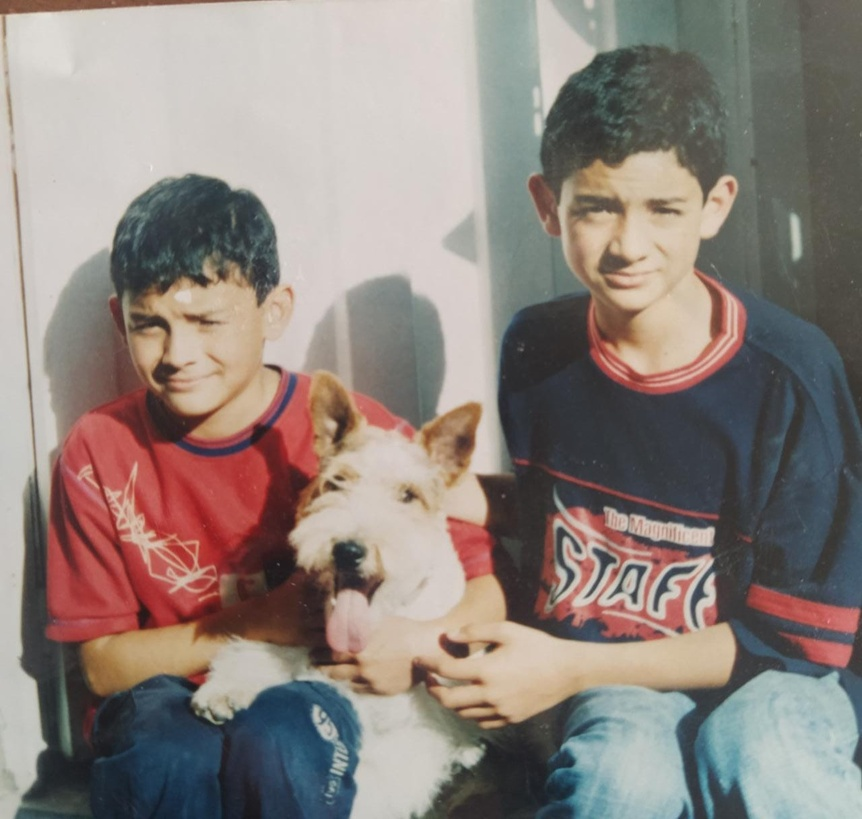
#> input picture python/opencv/fig/fig16.jpg, 862 x 819 px, shrunk from 1280 x 1216 before the run
$ python join_images.py
#> lines starting #> are read from the running program, lines starting #| are printed output that depends on the picture
import cv2
import numpy as np

#read image
img = cv2.imread("fig/fig16.jpg")
#> img is the input picture: shape (819, 862, 3); mean B, G, R 125.1, 130.8, 141.7

#STACK IMAGES TOGETHER
imgHor = np.hstack((img, img))
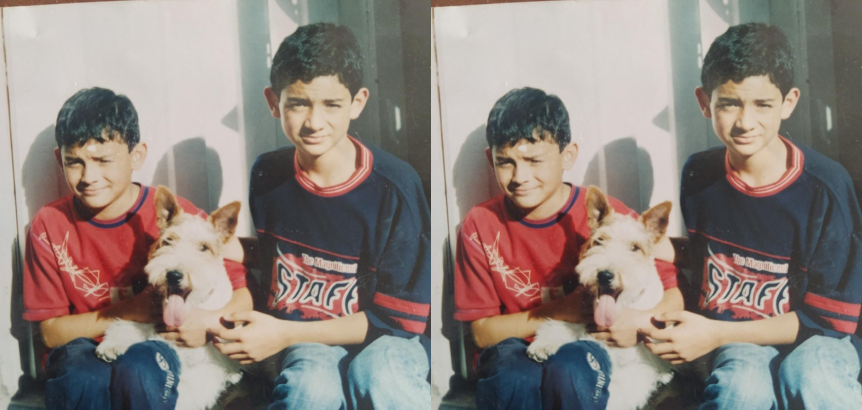
#> imgHor: shape (819, 1724, 3) (shown at 1/2 size); mean B, G, R 125.1, 130.8, 141.7

imgVer = np.vstack((imgHor,imgHor))
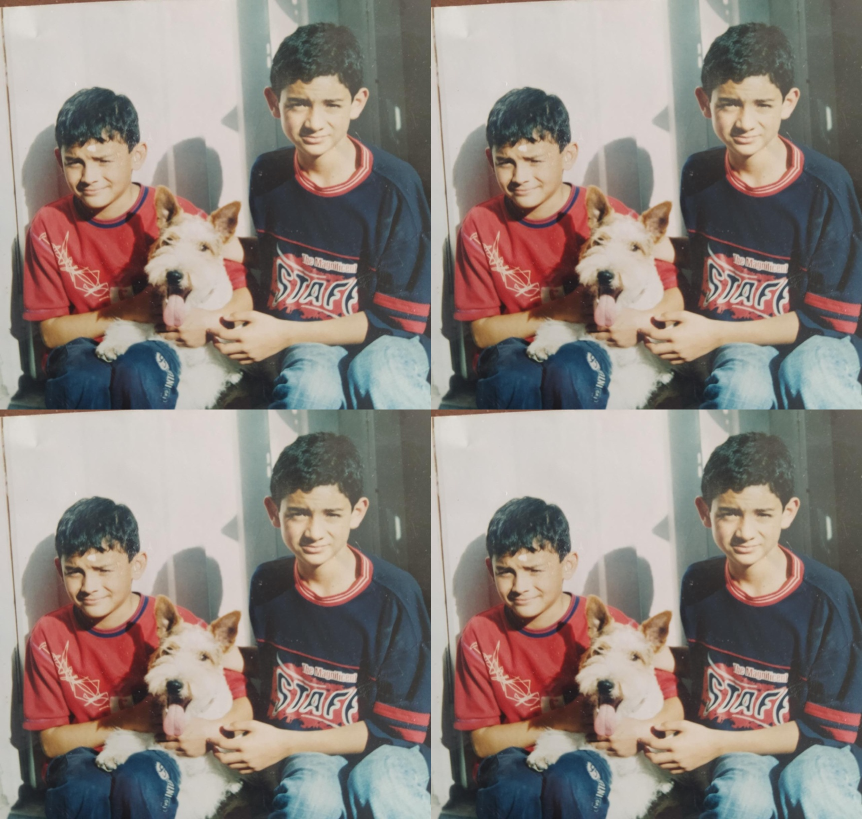
#> imgVer: shape (1638, 1724, 3) (shown at 1/2 size); mean B, G, R 125.1, 130.8, 141.7

#TODO: code stackImages function to stack an array of images
#imgStack = np.stackImages(0.5, ([img,img,img],[img,img,img]))

cv2.imshow("Stack", imgHor)
cv2.waitKey(0)
cv2.imshow("Stack", imgVer)
cv2.waitKey(0)
#> (the run stopped early here; a loop or call above may not have finished)

$ run again, with python/opencv/fig/fig1.jpg copied over python/opencv/fig/fig16.jpg
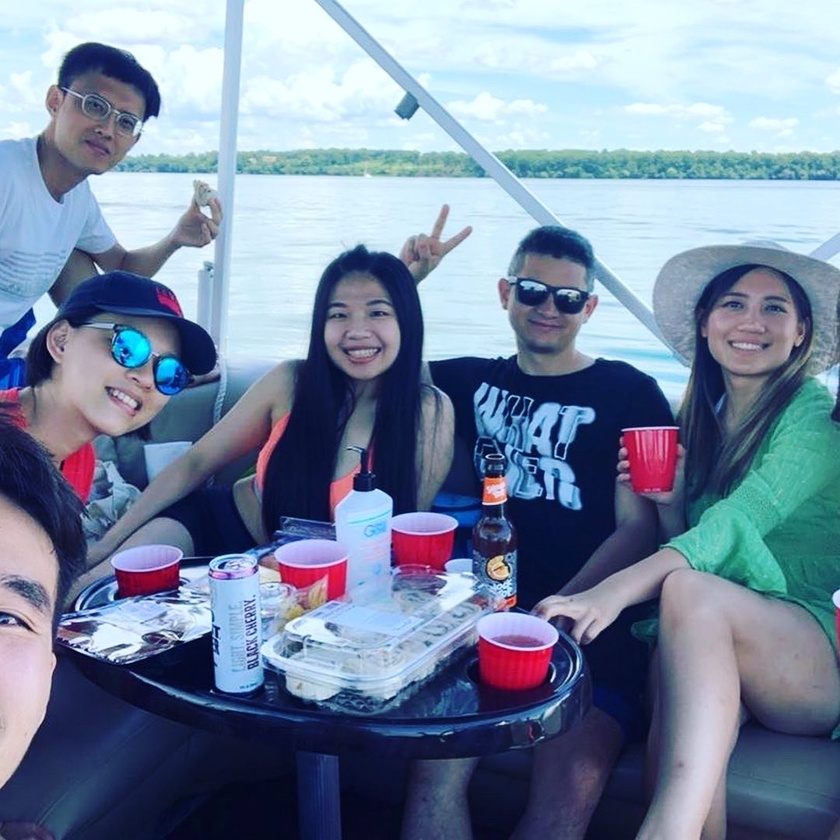
#> input picture python/opencv/fig/fig1.jpg, 840 x 840 px, shrunk from 1080 x 1080 before the run
#> img is the input picture: shape (840, 840, 3); mean B, G, R 160.4, 135.7, 119.3
#> `imgHor = np.hstack((img, img))`:
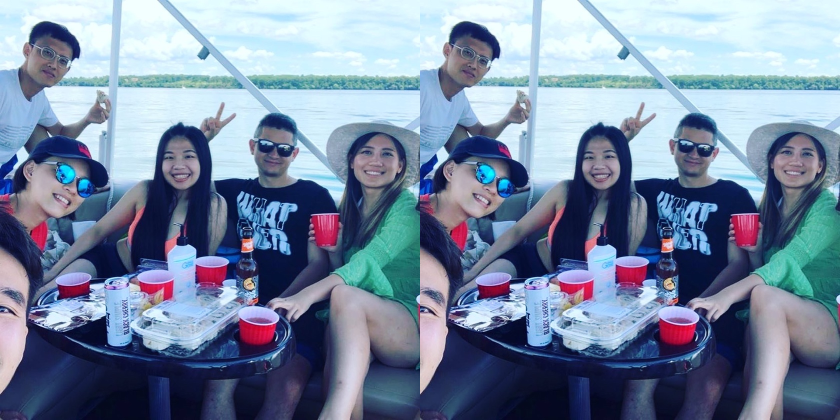
#> imgHor: shape (840, 1680, 3) (shown at 1/2 size); mean B, G, R 160.4, 135.7, 119.3
#> `imgVer = np.vstack((imgHor,imgHor))`:
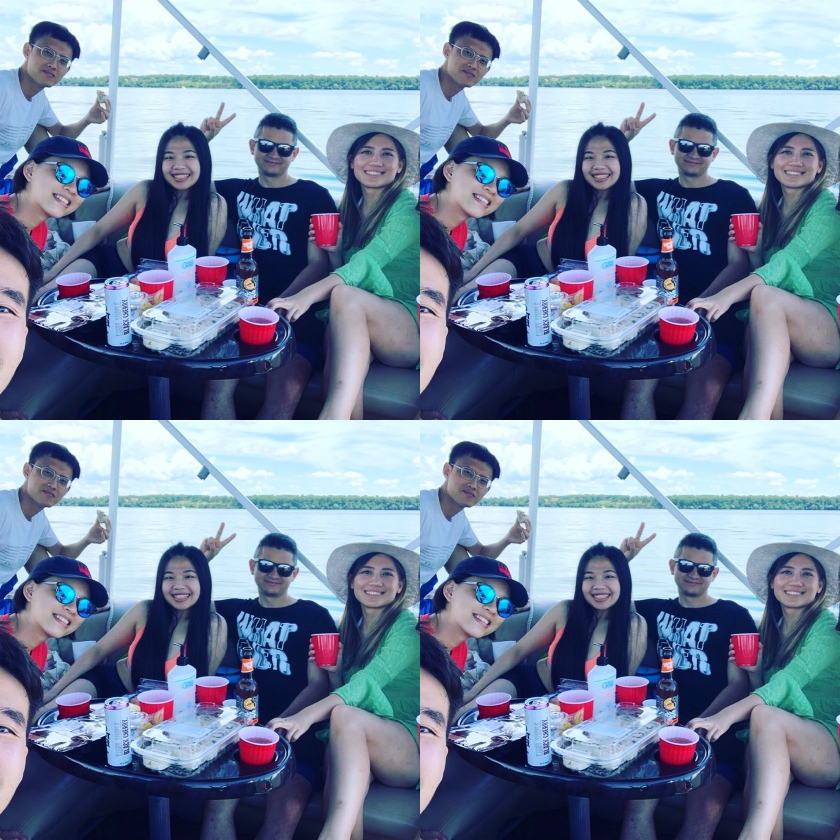
#> imgVer: shape (1680, 1680, 3) (shown at 1/2 size); mean B, G, R 160.4, 135.7, 119.3

$ run again, with python/opencv/fig/fig10.jpg copied over python/opencv/fig/fig16.jpg
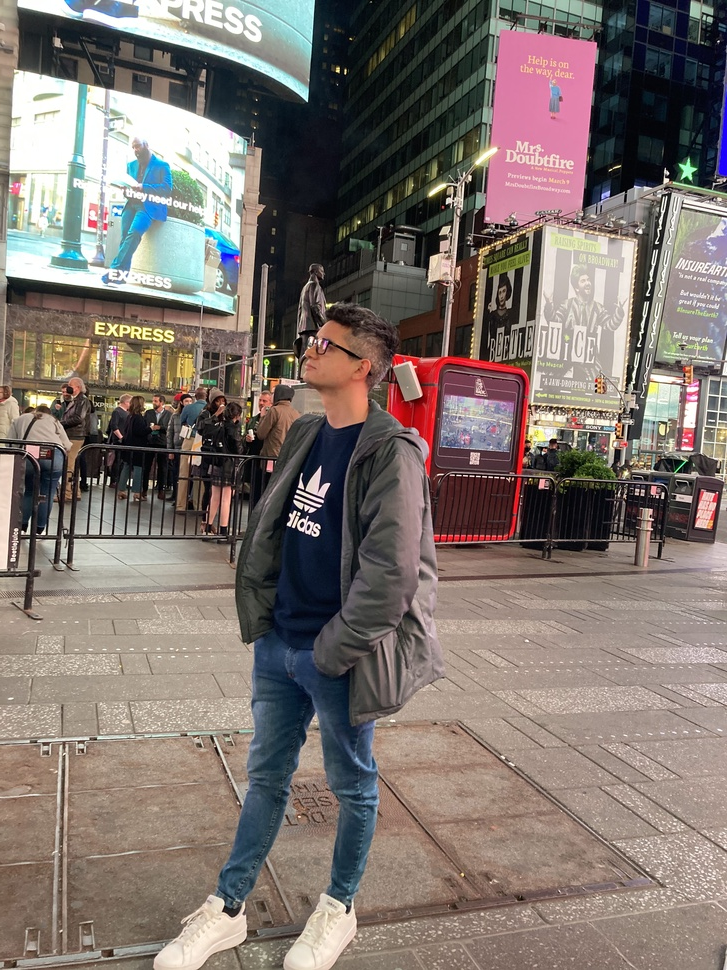
#> input picture python/opencv/fig/fig10.jpg, 727 x 970 px, shrunk from 3024 x 4032 before the run
#> img is the input picture: shape (970, 727, 3); mean B, G, R 110.3, 115.8, 126.5
#> `imgHor = np.hstack((img, img))`:
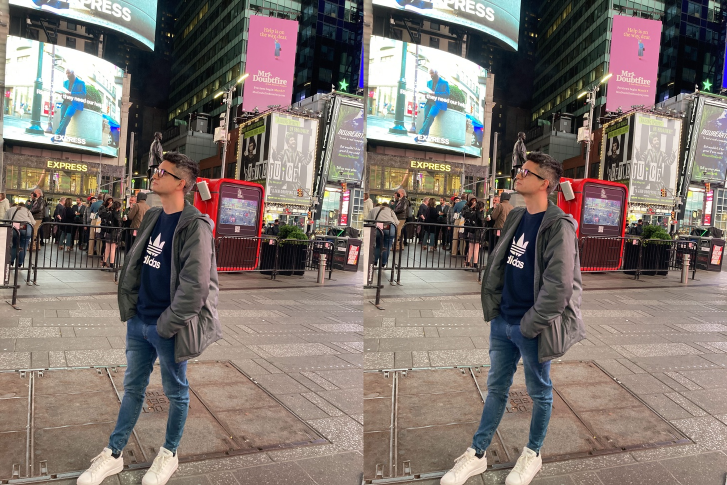
#> imgHor: shape (970, 1454, 3) (shown at 1/2 size); mean B, G, R 110.3, 115.8, 126.5
#> `imgVer = np.vstack((imgHor,imgHor))`:
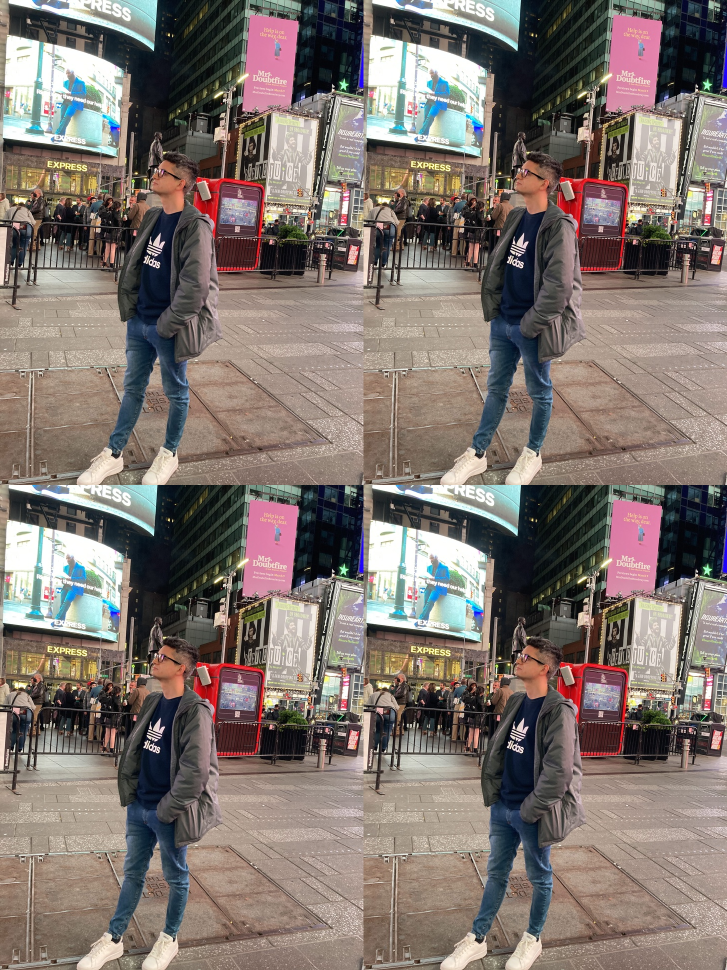
#> imgVer: shape (1940, 1454, 3) (shown at 1/2 size); mean B, G, R 110.3, 115.8, 126.5
